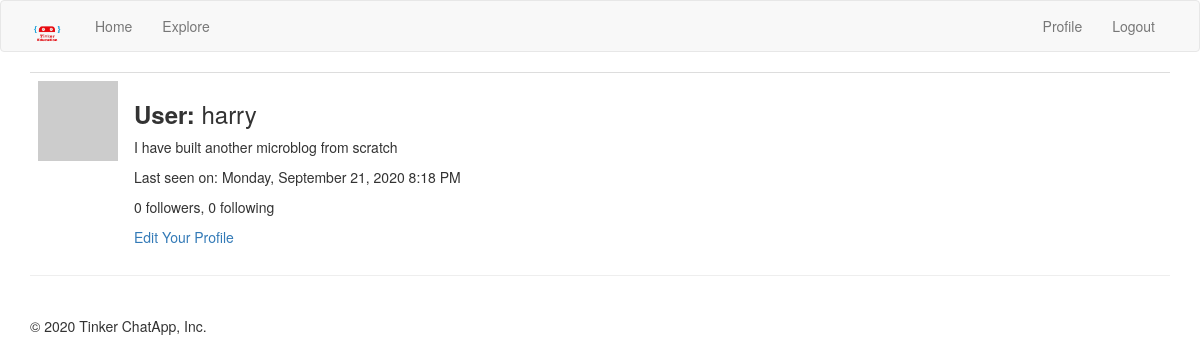
/profile/harry (signed in), run on an earlier commit of the app's database.
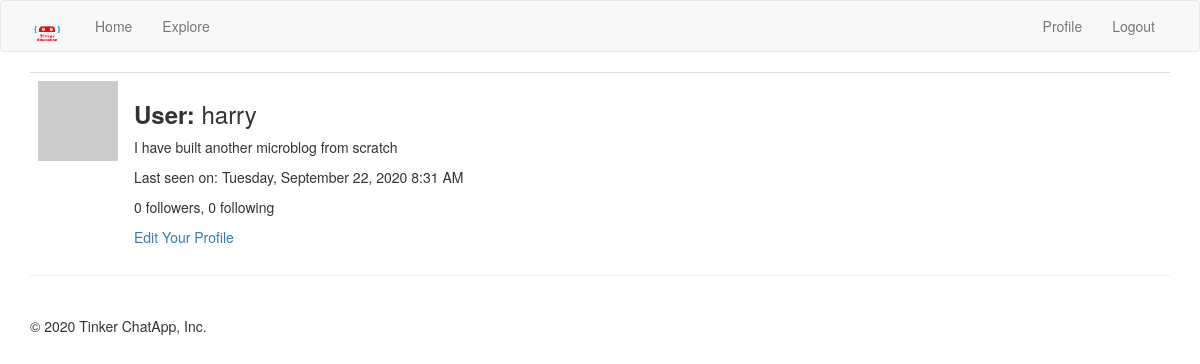
And on a later commit of the database.
### app/models.py (models this page shows, shortened)
class User( UserMixin ,db.Model):
    id = db.Column(db.Integer, primary_key = True)
    username = db.Column(db.String(64), unique = True, index = True)
    email = db.Column(db.String(120), unique = True, index = True)
    password_hash = db.Column(db.String(128))
    posts = db.relationship('Post', backref = 'author', lazy = 'dynamic')
    about_me = db.Column(db.String(140))
    last_seen = db.Column(db.DateTime, default = datetime.utcnow)
    followed = db.relationship(
        'User',
        secondary = followers,
        primaryjoin = (followers.c.follower_id == id),
        secondaryjoin = (followers.c.followed_id == id),
        backref = db.backref('followers', lazy = 'dynamic'),
        lazy = 'dynamic'
    )
    def avatar(self, size):
        digest = md5(self.email.lower().encode('utf-8')).hexdigest()
        return 'https://www.gravatar.com/avatar/{}?d=identicon&s={}'.format(digest, size)

### app/routes.py (the view)
@app.route('/profile/<username>')
@login_required
def profile(username):
    user = User.query.filter_by(username = username).first_or_404()
    form = EmptyForm()
    page = request.args.get('page', 1, type(int))
    posts = user.posts.order_by(Post.timestamp.desc()).paginate(
        page, app.config['POSTS_PER_PAGE'], False
    )
    next_url = url_for('profile', username = username, page = posts.next_num) \
        if posts.has_next else None
    prev_url = url_for('profile', username = username, page = posts.prev_num) \
        if posts.has_prev else None
    return render_template('profile.html', title = 'Profile', user = user, form = form, posts = posts.items, next_url = next_url, prev_url = prev_url)

### app/models.py (called while the page is built)
@login.user_loader
def load_user(id):
    return User.query.get(int(id))

### app/routes.py (called while the page is built)
@app.before_request
def before_request():
    if current_user.is_authenticated:
        current_user.last_seen = datetime.utcnow()
        db.session.commit()
    g.locale = str(get_locale())

### app/templates/profile.html (shortened to what this page needs)
{% extends 'base.html' %}
{% import 'bootstrap/wtf.html' as wtf %}
{% block app_content %}
    <table class="table">
        <tr valign = 'top'>
            <td width = '70px'>
                <img src="{{ user.avatar(128) }}">
            </td>
            <td>
                <h3><b>{{ _('User') }}: </b>{{ user.username }}</h3>
                {% if user.about_me %}<p> {{ user.about_me }} </p>{% endif %}
                {% if user.last_seen %}<p>{{ _('Last seen on') }}: {{ moment(user.last_seen).format('LLLL') }}</p>{% endif %}
                <p>{{ user.followers.count() }} followers, {{ user.followed.count() }} following</p>
                {% if user == current_user %}
                    <a href="{{ url_for('edit_profile') }}">{{ _('Edit Your Profile') }}</a>
                {% endif %}
            </td>
        </tr>
    </table>
{% endblock %}

### app/templates/base.html (shortened to what this page needs)
{% extends 'bootstrap/base.html' %}
{% block head %}
{{super()}}
{% endblock %}
{% block navbar %}
<nav class="navbar navbar-default">
    <div class="container">
        <div class="navbar-header">
            <a class="navbar-brand" href="{{ url_for('home') }}"><img src="{{url_for('static', filename = 'images/tinker_logo.png')}}" width="35", height="35"></a>
        </div>
        <div class="collapse navbar-collapse" id="bs-example-navbar-collapse-1">
            <ul class="nav navbar-nav">
                <li><a href="{{ url_for('home') }}">Home</a></li>
                <li><a href="{{ url_for('explore') }}">Explore</a></li>
            </ul>
            <ul class="nav navbar-nav navbar-right">
            {% if current_user.is_anonymous %}
                <li><a href="{{ url_for('login') }}">Login</a></li>
            {% else %}
                <li><a href="{{ url_for('profile', username = current_user.username) }}">Profile</a></li>
                <li><a href="{{ url_for('logout') }}">Logout</a></li>
            {% endif %}
        </div>
    </div>
</nav>
{% endblock %}
{% block content %}
    <div class="container">
        {% block app_content %}
        {% endblock %}
        <hr><br>{{super()}}
        {%- block footer %}
            <footer>&copy; {{moment().format('YYYY') }} Tinker ChatApp, Inc.</footer>
        {%- endblock footer %}
    </div>
{% endblock %}

What changed in the data, as far as the page shows it:
changed User "harry": last_seen "Monday, September 21, 2020 8:18 PM" → "Tuesday, September 22, 2020 8:31 AM"
